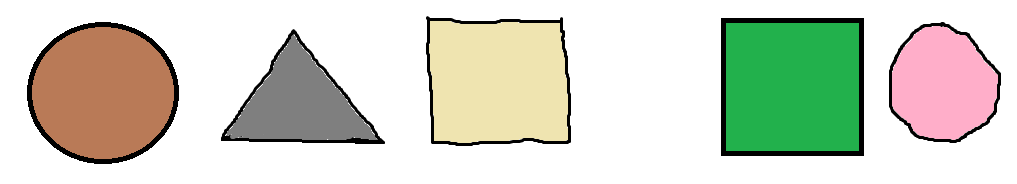
#> input picture FIGURAS4.PNG, 1017 x 184 px, found by its file name
$ python main.py
#> lines starting #> are read from the running program, lines starting #| are printed output that depends on the picture; after the words box and inside, x2 and y2 are one past the last pixel; in counts of white or black regions, pixels touching at a corner belong together; long printed decimals are rounded
import cv2
color = (0,0,0)
#Cargamos la figura
image = cv2.imread('FIGURAS4.png')
#> image is the input picture: shape (184, 1017, 3); mean B, G, R 198.4, 213.5, 210.2
#Cambiamos la escala de color a imagen en escala de grises
gray = cv2.cvtColor(image, cv2.COLOR_BGR2GRAY)
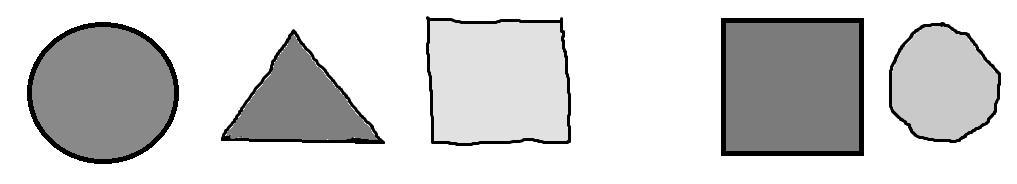
#> gray: shape (184, 1017); min 0, max 255, mean 210.8
#Dibujo de los bordes detectando los cambios en los bordes
#((image,limiteMin, limiteMax)
canny = cv2.Canny(image, 50, 100)
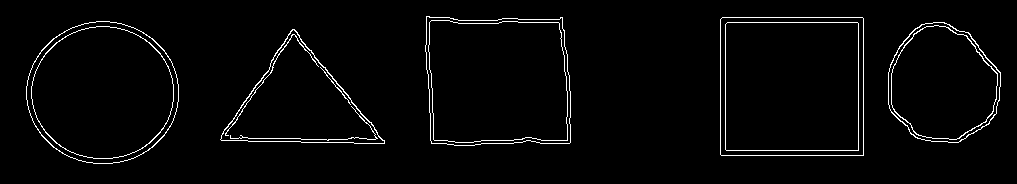
#> canny: shape (184, 1017); 2.6% white in thin lines or dots, all inside (x1, y1, x2, y2) = (26, 16, 1001, 164)
#Suavizar los bordes dilantándolos
canny2 = cv2.dilate(canny, None, iterations=2)
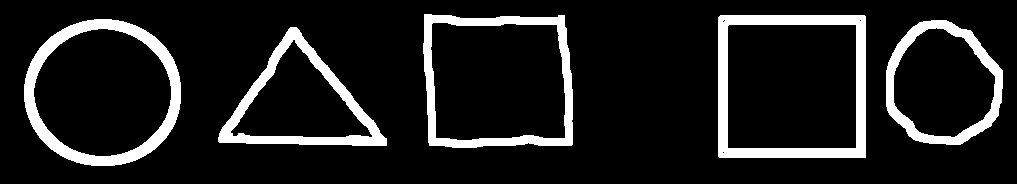
#> canny2: shape (184, 1017); 11.8% white; 5 white regions, box (x1, y1, x2, y2) and area: (718, 15, 866, 158) 5412, (24, 19, 181, 166) 4964, (423, 14, 573, 148) 4284, (218, 27, 387, 146) 3955, (886, 20, 1003, 145) 3390
#Suavizar los bordes erosionándolos
canny3 = cv2.erode(canny2, None, iterations=2)
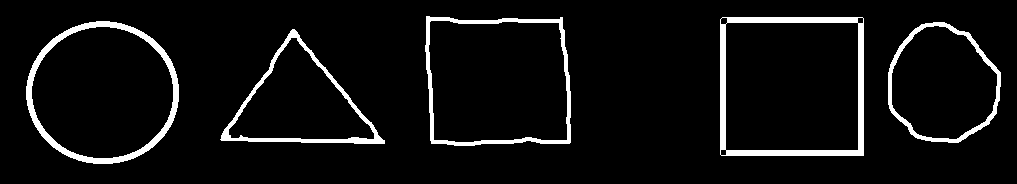
#> canny3: shape (184, 1017); 6.1% white; 5 white regions
#Se detectan los contornos haciendo conteo de los lados usando el borde externo de la imagen
#RETR_EXTERNAL, RETR_LIST, RETR_COMP y RETR_TREE
cnts,_ = cv2.findContours(canny3, cv2.RETR_EXTERNAL, cv2.CHAIN_APPROX_SIMPLE)# OpenCV 4
#> cnts = 5 contours; box (x1, y1, x2, y2) and area: (720, 17, 864, 156) 19731, (425, 16, 571, 146) 17380, (26, 21, 179, 164) 16965, (888, 22, 1001, 143) 10368, (220, 29, 385, 144) 9444
#Se muestran las imagenes
cv2.imshow('image',canny3)
cv2.waitKey(0)
#Aplicamos un for para detectar el número de lados de cada contorno
for c in cnts:
    #Se calcula un porcentaje de error en la longitud de los arcos detectados en cada grupo de contornos
    #Calculando el error sobre el perímetro de la figura

    #Se cambia el valor del epsilon según las necesidades que se tienen para detectar las figuras hechas a mano
	epsilon = 0.01  * cv2.arcLength(c,True)
    #Aproximación del contorno a un polígono de contorno cerrado
	approx = cv2.approxPolyDP(c,epsilon,True)
	#Se obtiene un rectángulo que encierra al contorno detectado
	x,y,w,h = cv2.boundingRect(approx)
    #Comparación para el número de lados detectado
	if len(approx)==3:
		cv2.putText(image,'Triangulo', (x,y-5),1,1,color,1)
	if len(approx)==4:
		proporcion= float(w)/h
		print('aspect_ratio= ', proporcion)
		if proporcion > 0.85 and proporcion < 1.25:
			cv2.putText(image,'Cuadrado', (x,y-5),1,1,color,1)
		else:
			cv2.putText(image,'Rectangulo', (x,y-5),1,1,color,1)
	if len(approx)==5:
		cv2.putText(image,'Pentagono', (x,y-5),1,1,color,1)
	if len(approx)==6:
		cv2.putText(image,'Hexagono', (x,y-5),1,1,color,1)
    #Para detección de círculos se realiza mediante la definición de un circulo
    #como un polígono de muchos lados
	if len(approx)>10:
		cv2.putText(image,'Circulo', (x,y-5),1,1,color,1)
	cv2.drawContours(image, [approx], 0, color,2)
	cv2.imshow('image',image)
	cv2.waitKey(0)
#> this loop made 5 passes
#> (epsilon, approx, x, y, w, h, proporcion) on passes 4 to 5: (5.6, [[720, 19], [721, 155], [863, 155], [862, 17]], 720, 17, 144, 139, 1.04), (5.43, [[426, 16], [431, 143], [570, 142], [562, 17]], 426, 16, 145, 128, 1.13)
#> (epsilon, x, y, w, h) on passes 2 to 3: (3.86, 889, 22, 112, 121), (4.87, 26, 21, 153, 143)
#| aspect_ratio=  1.036
#| aspect_ratio=  1.133
#> pass 1, `cv2.imshow('image',image)`:
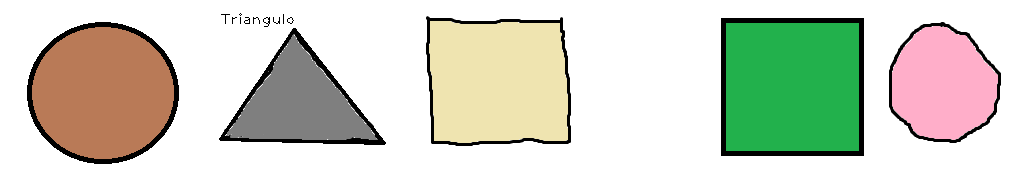
#> window 'image': shape (184, 1017, 3); mean B, G, R 197.6, 212.6, 209.4
#> pass 2, `cv2.imshow('image',image)`:
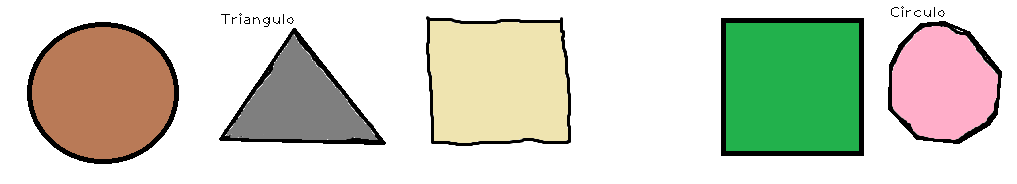
#> window 'image': shape (184, 1017, 3); mean B, G, R 196.8, 211.8, 208.6
#> after the loop:
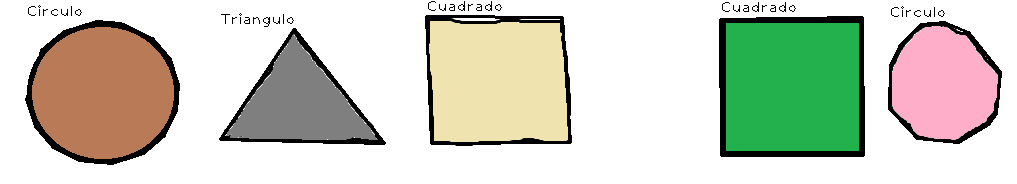
#> image: shape (184, 1017, 3); 1.98% of pixels changed, all inside (x1, y1, x2, y2) = (25, 1, 1002, 165)
cv2.destroyAllWindows()
